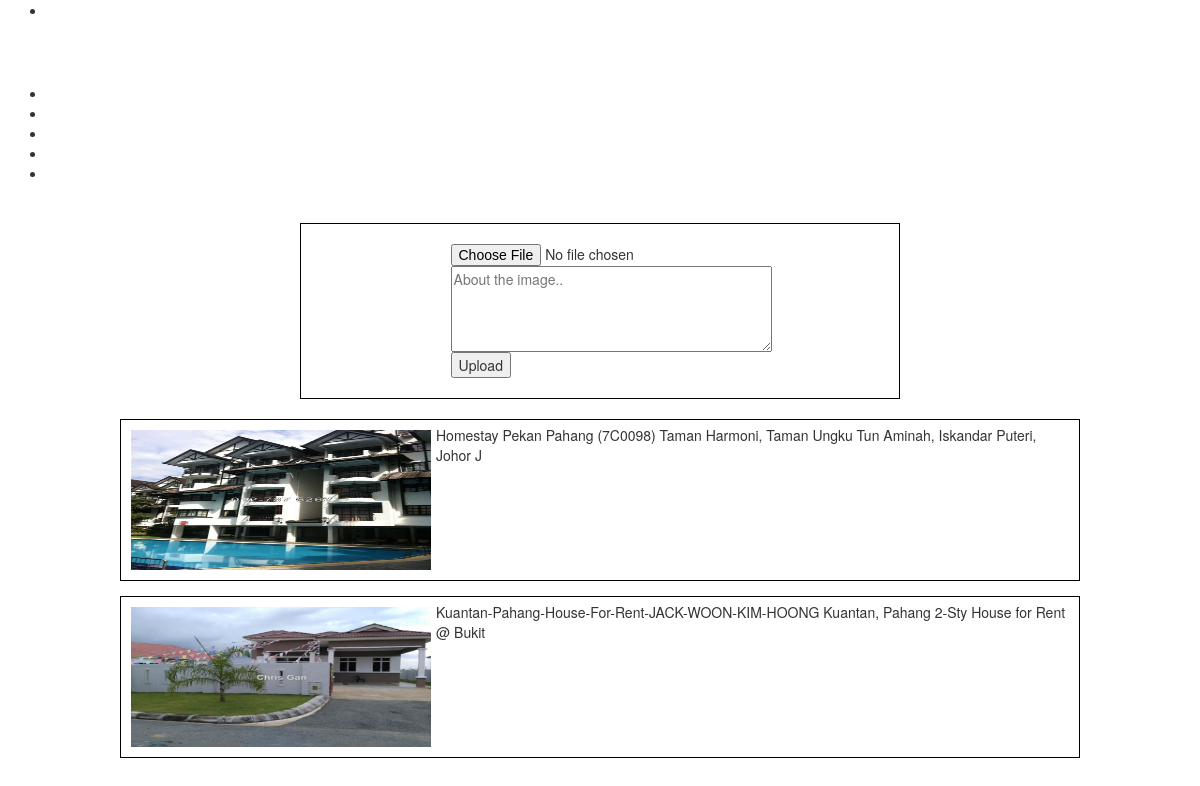
The app's page /off-campus/add.php with its own data.
### tables this page shows
CREATE TABLE `advertise` (
  `photo` varchar(50) NOT NULL,
  `text` varchar(100) NOT NULL
);

### off-campus/add.php (the view, shortened to what this page needs)
<?php
include_once 'database.php';
?>
<!DOCTYPE>
<html>
<head>
<link rel="stylesheet" href="http://maxcdn.bootstrapcdn.com/bootstrap/3.3.7/css/bootstrap.min.css">
<link rel="stylesheet" href="style.php"/>
</head>
<body>
<header class="container">
    <div>
	    <nav>
		    <li><h2><a href="index01.php" style="text-decoration:none;color:white">NEST</a></h2><li>
		    <li><a href="index01.php" style="text-decoration:none;color:white">Home</a></li>
		    <li><a href="" style="text-decoration:none;color:white">About</a></li>
		    <li><a href="" style="text-decoration:none;color:white">Work</a></li>
		    <li><a href="" style="text-decoration:none;color:white">Contact</a></li>
	    </nav>
		 </div>
</header>
<br/>
<div id="up">
<form method="post" action ="add.php" enctype="multipart/form-data">
        <input type="file" name="image">
        <textarea name="text" cols="40" rows="4" placeholder="About the image.."></textarea>
        <input type="submit" name="upload" value="Upload">
</form>
</div>
</body>
</html>
<?php
   $sqlInsert ="SELECT * FROM advertise";
	$statement = $db->prepare($sqlInsert);
	$statement-> execute();
	while ($row = $statement -> fetch()){
		echo "<div id='img_div'>";
		    echo "<img src='images/".$row['photo']."'>";
			echo "<p>".$row['text']."</p>";
		 echo "</div>";
	}
?>

### off-campus/add.php (style rules this page uses)
#up { width: 50%; margin: 20px auto; border: 1px solid black; }
form { width: 50%; margin: 20px auto; }
#img_div { width: 80%; padding: 5px; margin: 15px auto; border: 1px solid black; }
#img_div:after { content: ""; display: block; clear: both; }
img { float: left; margin: 5px; width: 300px; height: 140px; }

### records on screen
advertise: photo (picture), text "Homestay Pekan Pahang (7C0098) Taman Harmoni, Taman Ungku Tun Aminah, Iskandar Puteri, Johor J"
advertise: photo (picture), text "Kuantan-Pahang-House-For-Rent-JACK-WOON-KIM-HOONG Kuantan, Pahang 2-Sty House for Rent @ Bukit"
